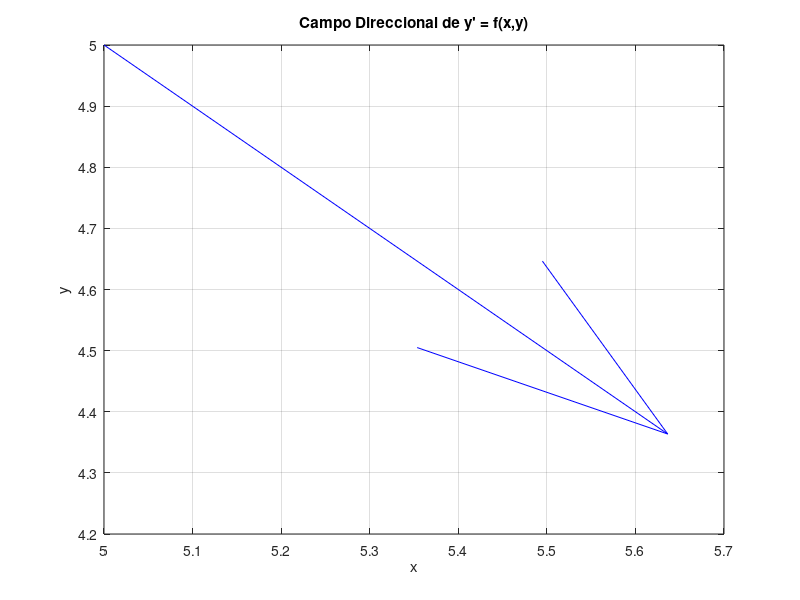

Recreate this plot in MATLAB.
% Script en Octave para graficar un campo direccional de y' = f(x,y)

% Definir la función f(x, y) (se puede cambiar según el problema)
f=@(x, y)  - x ./ y;
;
% Pedir al usuario los valores mínimo y máximo de la malla
x_min = input('Ingrese el valor mínimo de x: ');
x_max = input('Ingrese el valor máximo de x: ');
y_min = input('Ingrese el valor mínimo de y: ');
y_max = input('Ingrese el valor máximo de y: ');

% Definir la malla de puntos
delta = 0.5; % Tamaño de paso entre puntos en la malla
[x, y] = meshgrid(x_min:delta:x_max, y_min:delta:y_max);

% Calcular las direcciones del campo direccional
u = ones(size(x));
v = f(x, y);
norm_factor = sqrt(1 + v.^2);
u = u ./ norm_factor;
v = v ./ norm_factor;

% Graficar el campo direccional
quiver(x, y, u, v, 'b');
xlabel('x'); ylabel('y');
title('Campo Direccional de y'' = f(x,y)');
grid on;
